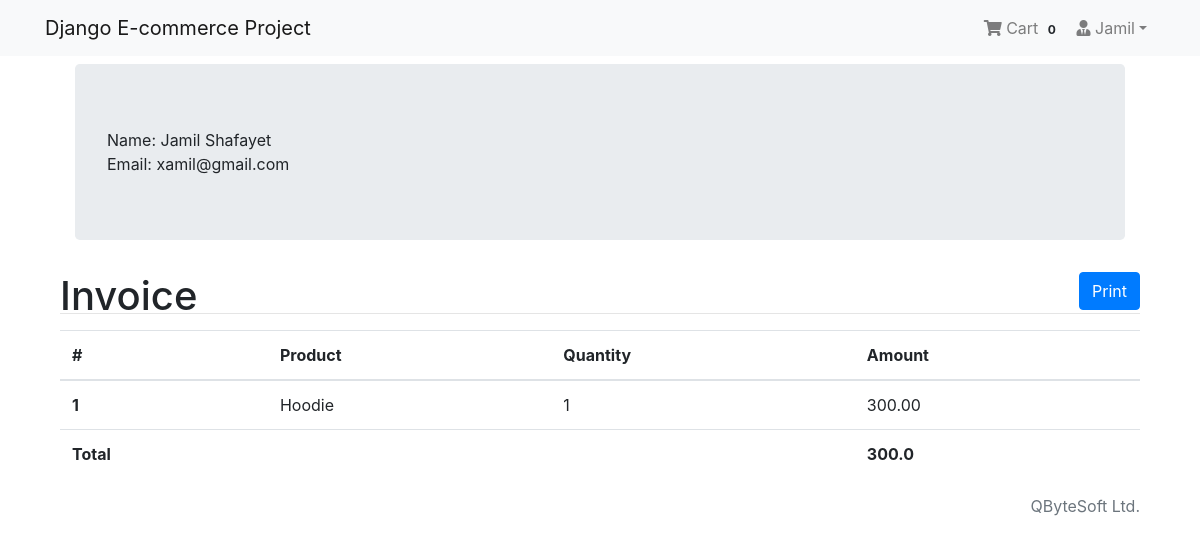
The page /payment/order/5059d1d3-756f-4f5e-b2be-71ae7eea5bff (signed in) on the database its author committed.
### App_Login/models.py (models this page shows, shortened)
class User(AbstractBaseUser, PermissionsMixin):
    email = models.EmailField(unique=True, null=False)
    is_staff = models.BooleanField(
        ugettext_lazy('staff status'),
        default=False,
        help_text = ugettext_lazy('Designates whether the user can log in this site')
    )
    is_active = models.BooleanField(
        ugettext_lazy('active'),
        default=True,
        help_text=ugettext_lazy('Designates whether this user should be treated as active. Unselect this instead of deleting accounts')
    )
    USERNAME_FIELD = 'email'
    objects = MyUserManager()

class Profile(models.Model):
    user = models.OneToOneField(User, on_delete=models.CASCADE, related_name='profile')
    username = models.CharField(max_length=264, blank=True)
    full_name = models.CharField(max_length=264, blank=True)
    address_1 = models.TextField(max_length=300, blank=True)
    city = models.CharField(max_length=40, blank=True)
    zipcode = models.CharField(max_length=10, blank=True)
    country = models.CharField(max_length=50, blank=True)
    phone = models.CharField(max_length=20, blank=True)
    date_joined = models.DateTimeField(auto_now_add=True)

### App_Order/models.py (models this page shows, shortened)
class Order(models.Model):
    orderitems = models.ManyToManyField(Cart)
    user = models.ForeignKey(settings.AUTH_USER_MODEL, on_delete=models.CASCADE)
    ordered = models.BooleanField(default=False)
    created = models.DateTimeField(auto_now_add=True)
    paymentId = models.CharField(max_length=264, blank=True, null=True)
    orderId = models.CharField(max_length=200, blank=True, null=True)
    def get_totals(self):
        total = 0
        for order_item in self.orderitems.all():
            total += float(order_item.get_total())
        return total

class Cart(models.Model):
    user = models.ForeignKey(settings.AUTH_USER_MODEL, on_delete=models.CASCADE, related_name="cart")
    item = models.ForeignKey(Product, on_delete=models.CASCADE)
    quantity = models.IntegerField(default=1)
    purchased = models.BooleanField(default=False)
    created = models.DateTimeField(auto_now_add=True)
    updated = models.DateTimeField(auto_now=True)
    def get_total(self):
        total = self.item.price * self.quantity
        float_total = format(total, '0.2f')
        return float_total

### App_Shop/models.py (models this page shows, shortened)
class Product(models.Model):
    mainimage = models.ImageField(upload_to='Products')
    name = models.CharField(max_length=264)
    category = models.ForeignKey(Category, on_delete=models.CASCADE, related_name='category')
    preview_text = models.TextField(max_length=200, verbose_name='Preview Text')
    detail_text = models.TextField(max_length=1000, verbose_name='Description')
    price = models.FloatField()
    old_price = models.FloatField(default=0.00)
    created = models.DateTimeField(auto_now_add=True)
    class Meta:
        ordering = ['-created',]

### App_Payment/views.py (the view)
# urls.py: path('order/<order_id>', views.order_details_view, name="order_details"),
@login_required
def order_details_view(request, order_id):
    try:
        order = Order.objects.filter(user=request.user, orderId=order_id).first()
        context = {
            "order": order,
            'total_amount': order.get_totals()
        }
    except:
        messages.warning(request, "You do no have an active order")
        return redirect("App_Shop:home")
    return render(request, "App_Payment/order-details.html", context)

### App_Order/templatetags/cart_tag.py (called while the page is built)
@register.filter
def cart_total(user):
    order = Order.objects.filter(user=user, ordered=False)
    if order.exists():
        return order[0].orderitems.count()
    else:
        return 0

### templates/App_Payment/order-details.html (shortened to what this page needs)
{% extends 'base.html' %}
{% block body_block %}
  <div class="container">
    <div class="col-md-12">
      <div class="jumbotron">
        Name: {{ order.user.profile.full_name }}<br/>
        Email: {{ order.user.email }}
      </div>
    </div>
    <button class="float-right btn btn-primary" id="printButton" onclick="window.print()">Print</button>
    <h1>Invoice</h1>
    <hr style="margin-top: -15px; "/>
    <table class="table">
      <thead>
      <tr>
        <th scope="col">#</th>
        <th scope="col">Product</th>
        <th scope="col">Quantity</th>
        <th scope="col">Amount</th>
      </tr>
      </thead>
      <tbody>
      {% for item in order.orderitems.all %}
        <tr>
          <th scope="row">{{ forloop.counter }}</th>
          <td>{{ item.item.name }}</td>
          <td>{{ item.quantity }}</td>
          <td>{{ item.get_total }}</td>
        </tr>
      {% endfor %}
      </tbody>
      <tfoot>
      <tr>
        <th>Total</th>
        <th></th>
        <th></th>
        <th>{{ total_amount }}</th>
      </tr>
      </tfoot>
    </table>
  </div>
{% endblock %}
{% block footer %} QByteSoft Ltd. {% endblock %}

### templates/navbar.html (shortened to what this page needs)
{% load cart_tag %}
<nav class="navbar navbar-expand-lg navbar-light bg-light">
  <div class="container">
    <a class="navbar-brand" href="{% url 'App_Shop:home' %}">Django E-commerce Project</a>
    <div class="collapse navbar-collapse" id="navbarNav">
      <ul class="navbar-nav ml-auto">
        {% if request.user.is_authenticated %}
        <li class="nav-item">
          <a href="{% url 'App_Order:cart' %}" class="nav-link">
              <i class="fa fa-shopping-cart"></i> Cart
              <span class="badge badge-light">{{ request.user | cart_total }}</span>
          </a>
        </li>
        <li class="nav-item dropdown">
          <a class="nav-link dropdown-toggle" href="#" id="navbarDropdown" role="button" data-toggle="dropdown" aria-haspopup="true" aria-expanded="false"><i class="fas fa-user-tie"></i> {{request.user.profile.username}}</a>
        </li>
        {% else %}
        <li class="nav-item">
          <a href="{% url 'App_Login:login' %}" class="btn btn-primary">Login</a>
        </li>
        {% endif %}
      </ul>
    </div>
  </div>
</nav>

### rows shown on the page
User: user|cart_total "0", user.profile.username "Jamil"
Order: user.profile.full_name "Jamil Shafayet", user.email "xamil@gmail.com"
Cart: item.name "Hoodie", quantity "1", get_total "300.00"

### other values the page prints
{{ total_amount }} "300.0"
